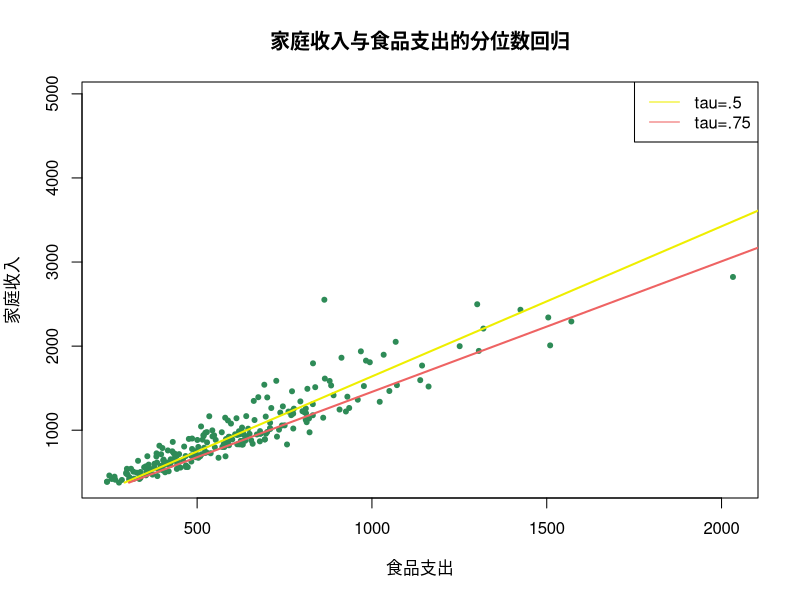
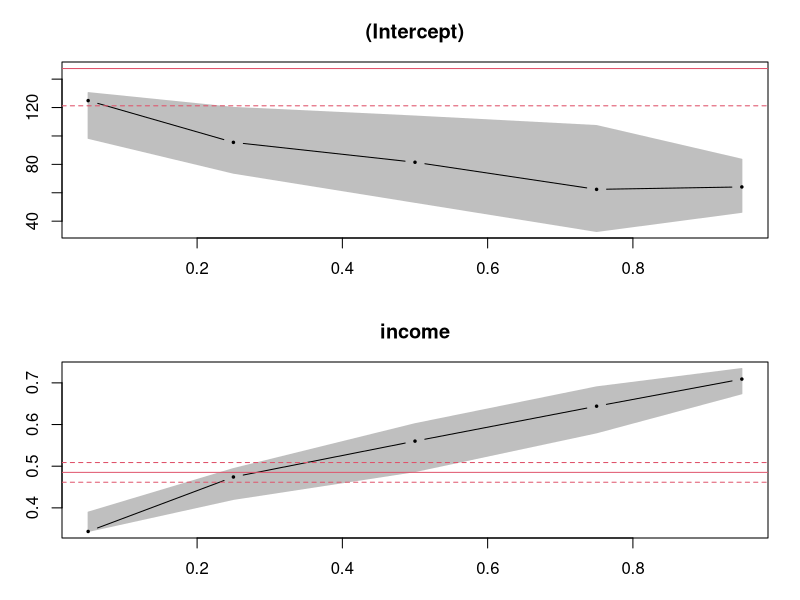
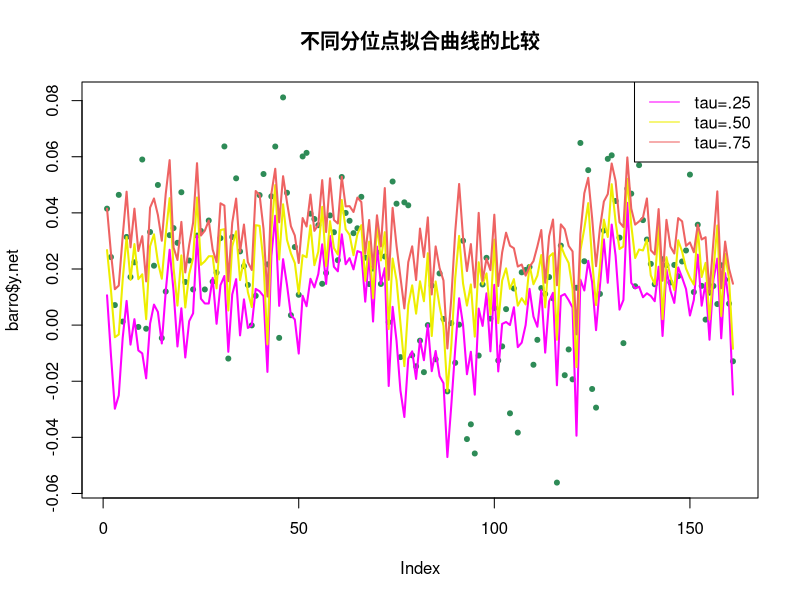

The R source for these figures, in order:
# https://www.cnblogs.com/shangfr/p/5736738.html

library(quantreg)  # 载入quantreg包
data(engel)        # 加载quantreg包自带的数据集

# 分位数回归(tau = 0.5)
fit1 = rq(foodexp ~ income, tau = 0.5, data = engel)         
r1 = resid(fit1)   # 得到残差序列，并赋值为变量r1
c1 = coef(fit1)    # 得到模型的系数，并赋值给变量c1

summary(fit1)      # 显示分位数回归的模型和系数
# `
# Call: rq(formula = foodexp ~ income, tau = 0.5, data = engel)
# 
# tau: [1] 0.5
# 
# Coefficients:
#   coefficients lower bd  upper bd 
# (Intercept)  81.48225     53.25915 114.01156
# income        0.56018      0.48702   0.60199
# `

summary(fit1, se = "boot") # 通过设置参数se，可以得到系数的假设检验
# `
# Call: rq(formula = foodexp ~ income, tau = 0.5, data = engel)
# 
# tau: [1] 0.5
# 
# Coefficients:
#   Value    Std. Error t value  Pr(>|t|)
# (Intercept) 81.48225 27.57092    2.95537  0.00344
# income       0.56018  0.03507   15.97392  0.00000
# `

# 分位数回归(tau = 0.5、0.75)
fit1 = rq(foodexp ~ income, tau = 0.5, data = engel)
fit2 = rq(foodexp ~ income, tau = 0.75, data = engel)

# 模型比较
anova(fit1,fit2)    #方差分析
# `   
# Quantile Regression Analysis of Deviance Table
# 
# Model: foodexp ~ income
# Joint Test of Equality of Slopes: tau in {  0.5 0.75  }
# 
# Df Resid Df F value    Pr(>F)    
# 1  1      469  12.093 0.0005532 ***
#   ---
#   Signif. codes:  0 ‘***’ 0.001 ‘**’ 0.01 ‘*’ 0.05 ‘.’ 0.1 ‘ ’ 1
# `   
# 画图比较分析
plot(engel$foodexp , engel$income,pch=20, col = "#2E8B57",
     main = "家庭收入与食品支出的分位数回归",xlab="食品支出",ylab="家庭收入")
lines(fitted(fit1), engel$income,lwd=2, col = "#EEEE00")
lines(fitted(fit2), engel$income,lwd=2, col = "#EE6363")
legend("topright", c("tau=.5","tau=.75"), lty=c(1,1),
       col=c("#EEEE00","#EE6363"))
# 不同分位点的回归比较
fit = rq(foodexp ~ income,  tau = c(0.05,0.25,0.5,0.75,0.95), data = engel)
plot( summary(fit))




data(barro)

fit1 <- rq(y.net ~ lgdp2 + fse2 + gedy2 + Iy2 + gcony2, data = barro,tau=.25)
fit2 <- rq(y.net ~ lgdp2 + fse2 + gedy2 + Iy2 + gcony2, data = barro,tau=.50)
fit3 <- rq(y.net ~ lgdp2 + fse2 + gedy2 + Iy2 + gcony2, data = barro,tau=.75)
# 替代方式 fit <- rq(y.net ~ lgdp2 + fse2 + gedy2 + Iy2 + gcony2, method = "fn", tau = 1:4/5, data = barro)

anova(fit1,fit2,fit3)             # 不同分位点模型比较-方差分析
anova(fit1,fit2,fit3,joint=FALSE)
# `
# Quantile Regression Analysis of Deviance Table
# 
# Model: y.net ~ lgdp2 + fse2 + gedy2 + Iy2 + gcony2
# Tests of Equality of Distinct Slopes: tau in {  0.25 0.5 0.75  }
# 
# Df Resid Df F value  Pr(>F)  
# lgdp2   2      481  1.0656 0.34535  
# fse2    2      481  2.6398 0.07241 .
# gedy2   2      481  0.7862 0.45614  
# Iy2     2      481  0.0447 0.95632  
# gcony2  2      481  0.0653 0.93675  
# ---
#   Signif. codes:  0 ‘***’ 0.001 ‘**’ 0.01 ‘*’ 0.05 ‘.’ 0.1 ‘ ’ 1
# Warning message:
#   In summary.rq(x, se = se, covariance = TRUE) : 1 non-positive fis
# `
# 不同分位点拟合曲线的比较
plot(barro$y.net,pch=20, col = "#2E8B57",
     main = "不同分位点拟合曲线的比较")
lines(fitted(fit1),lwd=2, col = "#FF00FF")
lines(fitted(fit2),lwd=2, col = "#EEEE00")
lines(fitted(fit3),lwd=2, col = "#EE6363")
legend("topright", c("tau=.25","tau=.50","tau=.75"), lty=c(1,1),
       col=c( "#FF00FF","#EEEE00","#EE6363"))
